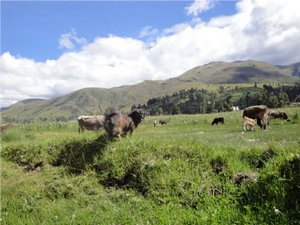
#> input picture Ch3-ImageProcessing/assets/test_hist.png, 300 x 225 px
$ jupyter execute '【OpenCV-Python】教程：3-10 直方图（1）查找显示分析.ipynb'
#> lines starting #> are read from the running program, lines starting #| are printed output that depends on the picture
[cell 1]
# author: 黄金旺铺
# date: 2018-11-30
import cv2
import numpy as np

src = cv2.imread('assets/test_hist.png')
#> src is the input picture: shape (225, 300, 3); mean B, G, R 131.6, 149, 138.7
if src is None:
    print('Could not open or find the image:', 'test_hist.png')
    exit(0)

# 分离3通道
bgr_planes = cv2.split(src)

# bin的数量
histSize = 32
histRange = (0, 256)  # the upper boundary is exclusive
accumulate = False

# 计算各通道的直方图信息
b_hist = cv2.calcHist(bgr_planes, [0], None, [
                    histSize], histRange, accumulate=accumulate)
#> b_hist = 32 values, max 7189 at index 31, min 95 at index 22, mean 2109.4
g_hist = cv2.calcHist(bgr_planes, [1], None, [
                    histSize], histRange, accumulate=accumulate)
#> g_hist = 32 values, max 6358 at index 20, min 81 at index 0, mean 2109.4
r_hist = cv2.calcHist(bgr_planes, [2], None, [
                    histSize], histRange, accumulate=accumulate)
#> r_hist = 32 values, max 8960 at index 15, min 160 at index 0, mean 2109.4

# 显示直方图图像的宽高
hist_w, hist_h = 512, 400
# bin 显示实际宽度
bin_w = int(round(hist_w/histSize))
histImage = np.zeros((hist_h, hist_w, 3), dtype=np.uint8)

# 数据归一化，方便显示，最小最大归一化，最小为0，最大为显示图像的高度
cv2.normalize(b_hist, b_hist, alpha=0, beta=hist_h, norm_type=cv2.NORM_MINMAX)
cv2.normalize(g_hist, g_hist, alpha=0, beta=hist_h, norm_type=cv2.NORM_MINMAX)
cv2.normalize(r_hist, r_hist, alpha=0, beta=hist_h, norm_type=cv2.NORM_MINMAX)

# 画线的方式显示信息，每个线的颜色为统计颜色
for i in range(1, histSize):
    cv2.line(histImage, (bin_w*(i-1), hist_h - int(b_hist[i-1])),
            (bin_w*(i), hist_h - int(b_hist[i])),
            (255, 0, 0), thickness=2)
    cv2.line(histImage, (bin_w*(i-1), hist_h - int(g_hist[i-1])),
            (bin_w*(i), hist_h - int(g_hist[i])),
            (0, 255, 0), thickness=2)
    cv2.line(histImage, (bin_w*(i-1), hist_h - int(r_hist[i-1])),
            (bin_w*(i), hist_h - int(r_hist[i])),
            (0, 0, 255), thickness=2)
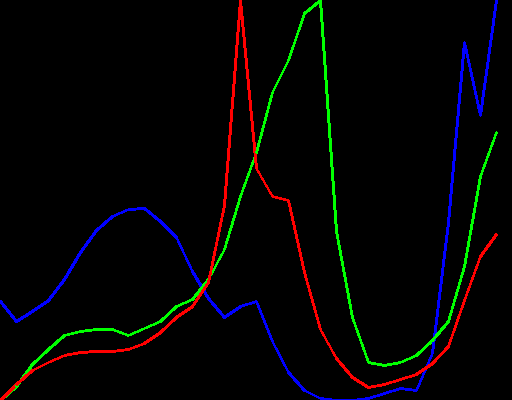
#> histImage: shape (400, 512, 3); mean of channels 0, 1, 2 4.1, 4.2, 4.3; drawn as B, G, R

cv2.imshow('Source image', src)
cv2.imshow('calcHist Demo', histImage)
cv2.waitKey(0)
cv2.destroyAllWindows()

[cell 2]
import numpy as np
import cv2 as cv
from matplotlib import pyplot as plt

# img = cv2.imread('assets/test_hist.png', 0)
# plt.hist(img.ravel(),256,[0,256]);
# plt.show()

img = cv2.imread('assets/test_hist.png')
color = ('b', 'g', 'r')
for i, col in enumerate(color):
    histr = cv.calcHist([img], [i], None, [256], [0, 256])
    plt.plot(histr, color=col)
    plt.xlim([0, 256])
plt.show()
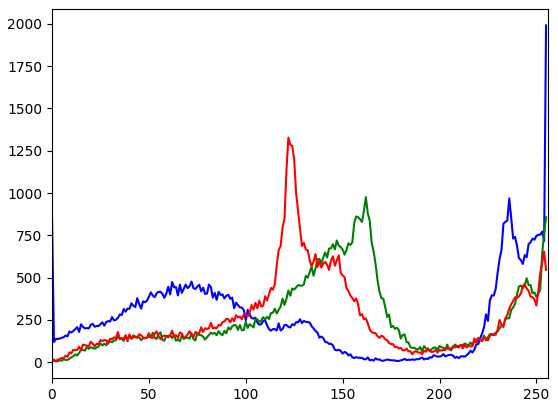
#> figure drawn by matplotlib, 1 panel; curve peaks at x = 255, y = 1991; curve peaks at x = 162, y = 976; curve peaks at x = 122, y = 1327

$ run again, with Ch3-ImageProcessing/assets/bilateral.png copied over Ch3-ImageProcessing/assets/test_hist.png
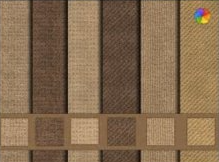
#> input picture Ch3-ImageProcessing/assets/bilateral.png, 219 x 162 px
#> src is the input picture: shape (162, 219, 3); mean B, G, R 79.7, 107.6, 133.4
#> b_hist = 32 values, max 4603 at index 12, min 0 at index 31, mean 1108.7
#> g_hist = 32 values, max 5027 at index 16, min 0 at index 28, mean 1108.7
#> r_hist = 32 values, max 4737 at index 19, min 0 at index 0, mean 1108.7
#> after the loop `for i in range(1, histSize):`:
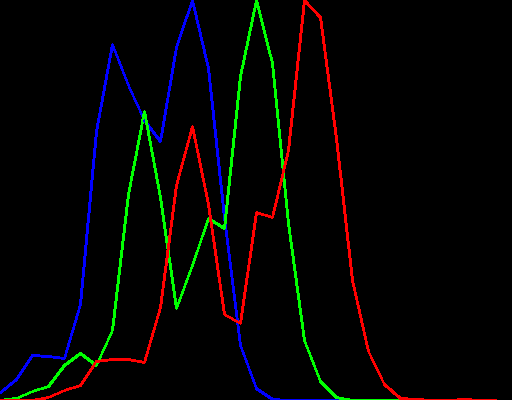
#> histImage: shape (400, 512, 3); mean of channels 0, 1, 2 3.8, 4.8, 5.1; drawn as B, G, R
#> `plt.show()`:
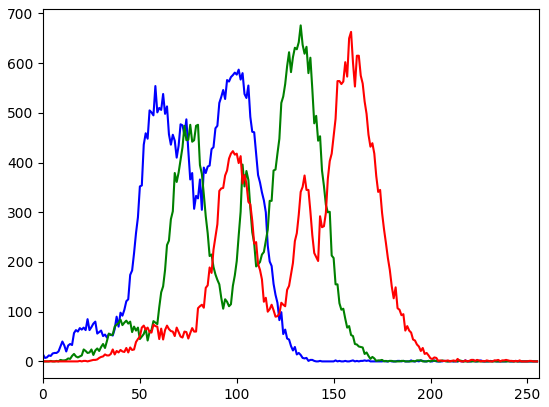
#> figure drawn by matplotlib, 1 panel; curve peaks at x = 101, y = 587; curve peaks at x = 133, y = 676; curve peaks at x = 159, y = 663
